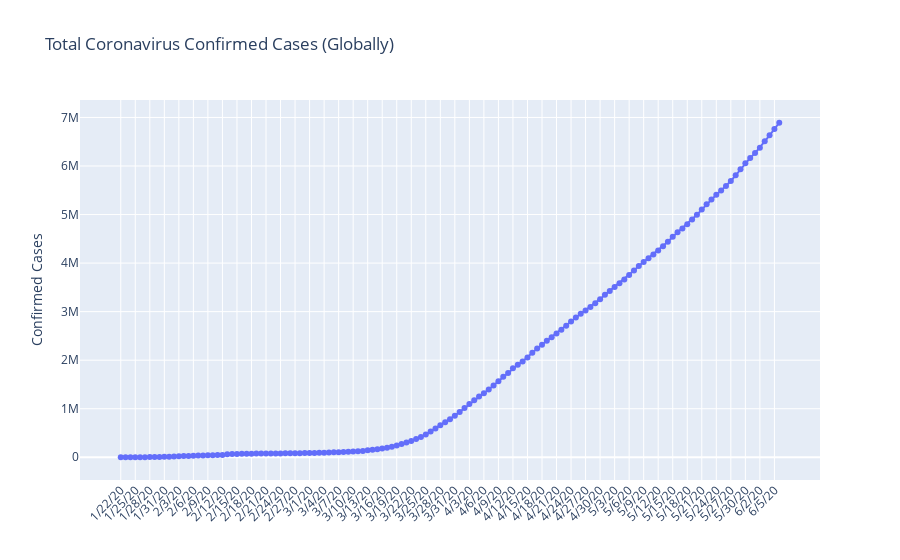

This figure's notebook cell:
### Code cell
fig_1 = go.Figure(data=go.Scatter(x=confirmed_ts_summary.index, y=confirmed_ts_summary.values,
                       mode='lines+markers'))
fig_1.update_layout(title='Total Coronavirus Confirmed Cases (Globally)',
                   yaxis_title='Confirmed Cases', xaxis_tickangle= 315)
fig_1.show()

### Figure 1 — Plotly figure (JSON) as saved in the notebook; plotly's stock layout.template omitted (floating-point values rounded to 4 significant figures; data arrays with more than 128 entries replaced by an {"elided": "..."} marker saying what was removed)
{"data": [{"mode": "lines+markers", "type": "scatter", "x": {"elided": "137 str values"}, "y": {"elided": "137 int values"}}], "layout": {"title": {"text": "Total Coronavirus Confirmed Cases (Globally)"}, "xaxis": {"tickangle": -45}, "yaxis": {"title": {"text": "Confirmed Cases"}}}}
